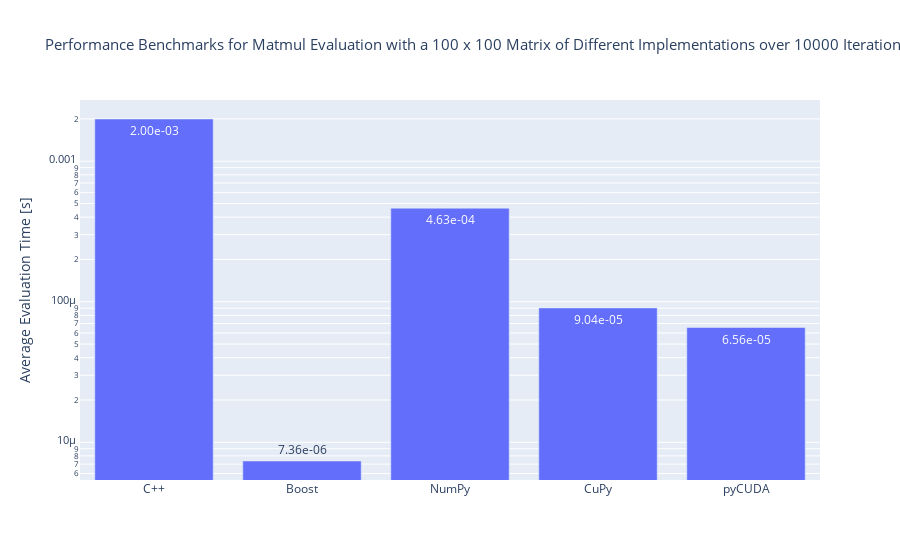
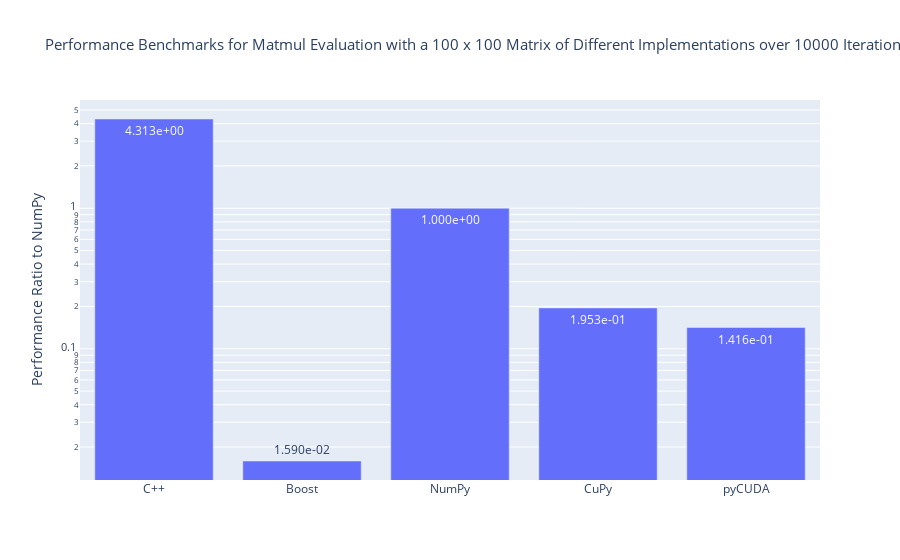

The cell these charts' notebook holds for them, in order:
### Code cell
# plot matrix multiplication results
pbmo.plot_results(op_type="Matmul", plot_ratios=True, scale="log")

### Figure 1 — Plotly figure (JSON) as saved in the notebook; plotly's stock layout.template omitted (floating-point values rounded to 4 significant figures)
{"data": [{"text": ["2.00e-03", "7.36e-06", "4.63e-04", "9.04e-05", "6.56e-05"], "textposition": "auto", "type": "bar", "x": ["C++", "Boost", "NumPy", "CuPy", "pyCUDA"], "y": [0.001997, 7.363e-06, 0.000463, 9.042e-05, 6.558e-05]}], "layout": {"title": {"font": {"size": 15}, "text": "Performance Benchmarks for Matmul Evaluation with a 100 x 100 Matrix of Different Implementations over 10000 Iterations"}, "yaxis": {"tickfont": {"size": 11}, "title": {"text": "Average Evaluation Time [s]"}, "type": "log"}}}

### Figure 2 — Plotly figure (JSON) as saved in the notebook; plotly's stock layout.template omitted (floating-point values rounded to 4 significant figures)
{"data": [{"text": ["4.313e+00", "1.590e-02", "1.000e+00", "1.953e-01", "1.416e-01"], "textposition": "auto", "type": "bar", "x": ["C++", "Boost", "NumPy", "CuPy", "pyCUDA"], "y": [4.313, 0.0159, 1, 0.1953, 0.1416]}], "layout": {"title": {"font": {"size": 15}, "text": "Performance Benchmarks for Matmul Evaluation with a 100 x 100 Matrix of Different Implementations over 10000 Iterations"}, "yaxis": {"tickfont": {"size": 11}, "title": {"text": "Performance Ratio to NumPy"}, "type": "log"}}}
